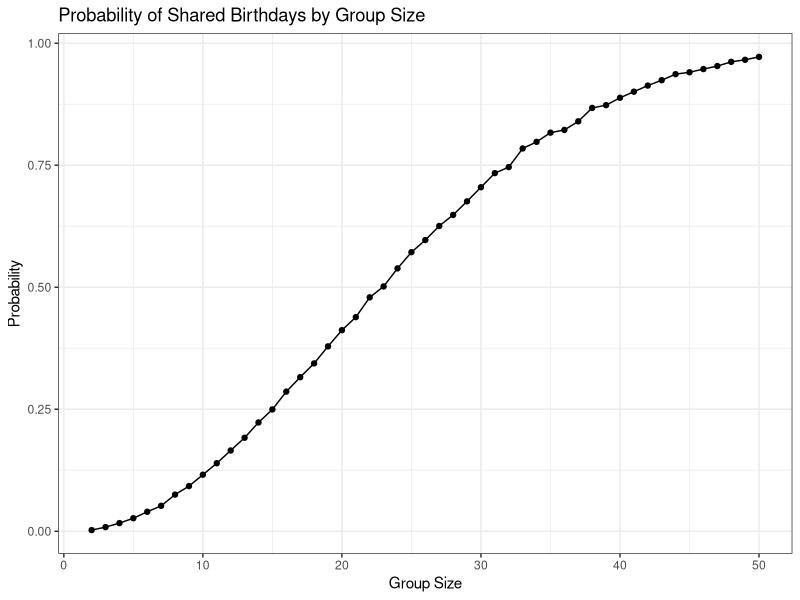

The R source for this figure:
## ---- chunk 1
knitr::opts_chunk$set(echo = TRUE)
library(tidyverse)
## ---- chunk 2

set.seed(1)

# Function 

birthday_sim <- function(n) {
  birthdays <- sample(1:365, size = n, replace = TRUE)
  any(duplicated(birthdays))
}


# Run 10,000 simulations 

sim_results <- 
  expand_grid(
    group_size = 2:50,
    iter = 1:10000
  ) |>
  mutate(shared = map_lgl(group_size, birthday_sim))


# Compute probability of at least one shared birthday

prob_results <- 
  sim_results |>
  group_by(group_size) |>
  summarize(prob_shared = mean(shared))


# Plot the results
prob_results |>
  ggplot(aes(x = group_size, 
             y = prob_shared)) +
  geom_line() +
  geom_point() +
  labs(
    title = "Probability of Shared Birthdays by Group Size",
    x = "Group Size",
    y = "Probability"
  ) +
  theme_bw()

## ---- chunk 3



